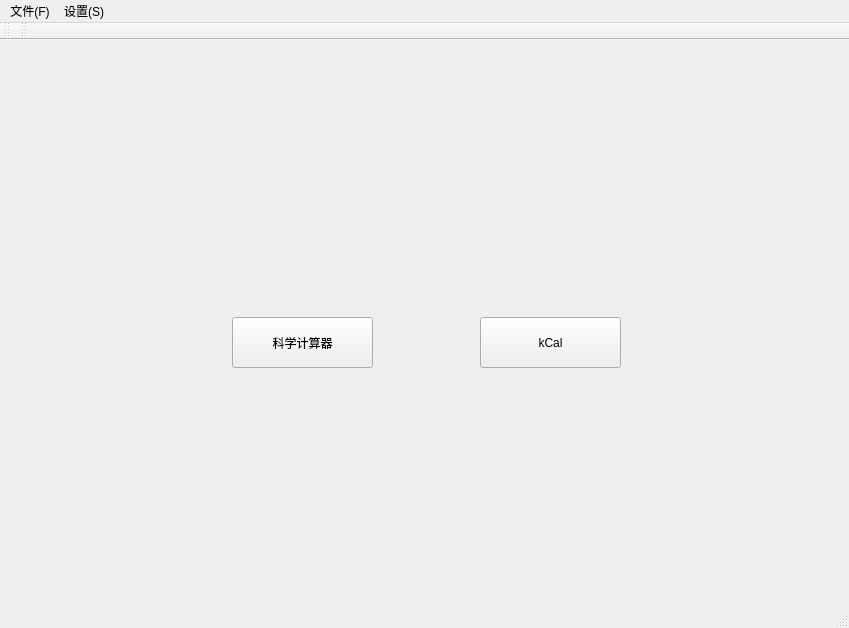
<?xml version="1.0" encoding="UTF-8"?>
<ui version="4.0">
 <class>MainWindow</class>
 <widget class="QMainWindow" name="MainWindow">
  <property name="geometry">
   <rect>
    <x>0</x>
    <y>0</y>
    <width>849</width>
    <height>628</height>
   </rect>
  </property>
  <property name="minimumSize">
   <size>
    <width>0</width>
    <height>0</height>
   </size>
  </property>
  <property name="font">
   <font>
    <weight>50</weight>
    <bold>false</bold>
   </font>
  </property>
  <property name="windowTitle">
   <string>kCal</string>
  </property>
  <property name="layoutDirection">
   <enum>Qt::LeftToRight</enum>
  </property>
  <property name="autoFillBackground">
   <bool>false</bool>
  </property>
  <property name="styleSheet">
   <string notr="true"/>
  </property>
  <widget class="QWidget" name="centralWidget">
   <widget class="QStackedWidget" name="stackedWidget">
    <property name="geometry">
     <rect>
      <x>10</x>
      <y>0</y>
      <width>851</width>
      <height>591</height>
     </rect>
    </property>
    <property name="currentIndex">
     <number>0</number>
    </property>
    <widget class="QWidget" name="page1">
     <widget class="QPushButton" name="kexue_Cal">
      <property name="geometry">
       <rect>
        <x>222</x>
        <y>277</y>
        <width>141</width>
        <height>51</height>
       </rect>
      </property>
      <property name="text">
       <string>科学计算器</string>
      </property>
     </widget>
     <widget class="QPushButton" name="king_Cal">
      <property name="geometry">
       <rect>
        <x>470</x>
        <y>277</y>
        <width>141</width>
        <height>51</height>
       </rect>
      </property>
      <property name="cursor">
       <cursorShape>WhatsThisCursor</cursorShape>
      </property>
      <property name="text">
       <string>kCal</string>
      </property>
     </widget>
    </widget>
    <widget class="QWidget" name="page_3">
     <widget class="QPushButton" name="pushButton_kCal_return">
      <property name="geometry">
       <rect>
        <x>0</x>
        <y>0</y>
        <width>93</width>
        <height>28</height>
       </rect>
      </property>
      <property name="text">
       <string>返回</string>
      </property>
     </widget>
    </widget>
    <widget class="QWidget" name="page_2">
     <widget class="QGroupBox" name="groupBox1">
      <property name="geometry">
       <rect>
        <x>-10</x>
        <y>-20</y>
        <width>851</width>
        <height>611</height>
       </rect>
      </property>
      <property name="title">
       <string>GroupBox1</string>
      </property>
      <widget class="QLabel" name="label_show_exp">
       <property name="geometry">
        <rect>
         <x>280</x>
         <y>120</y>
         <width>321</width>
         <height>41</height>
        </rect>
       </property>
       <property name="text">
        <string>0</string>
       </property>
      </widget>
      <widget class="QLabel" name="label">
       <property name="geometry">
        <rect>
         <x>220</x>
         <y>130</y>
         <width>72</width>
         <height>21</height>
        </rect>
       </property>
       <property name="font">
        <font>
         <family>Adobe Arabic</family>
         <pointsize>12</pointsize>
        </font>
       </property>
       <property name="text">
        <string>输入:</string>
       </property>
      </widget>
      <widget class="QLabel" name="label_2">
       <property name="geometry">
        <rect>
         <x>220</x>
         <y>180</y>
         <width>72</width>
         <height>21</height>
        </rect>
       </property>
       <property name="font">
        <font>
         <family>Adobe Arabic</family>
         <pointsize>12</pointsize>
        </font>
       </property>
       <property name="text">
        <string>输出:</string>
       </property>
      </widget>
      <widget class="QLineEdit" name="lineEdit_output">
       <property name="geometry">
        <rect>
         <x>280</x>
         <y>170</y>
         <width>321</width>
         <height>41</height>
        </rect>
       </property>
       <property name="font">
        <font>
         <pointsize>12</pointsize>
        </font>
       </property>
       <property name="text">
        <string>0</string>
       </property>
      </widget>
      <widget class="QPushButton" name="pushButton_ce">
       <property name="geometry">
        <rect>
         <x>220</x>
         <y>220</y>
         <width>41</width>
         <height>41</height>
        </rect>
       </property>
       <property name="toolTip">
        <string>&lt;html&gt;&lt;head/&gt;&lt;body&gt;&lt;p&gt;删除所有输入（）&lt;br/&gt;&lt;/p&gt;&lt;/body&gt;&lt;/html&gt;</string>
       </property>
       <property name="text">
        <string>ce</string>
       </property>
      </widget>
      <widget class="QPushButton" name="pushButton_c">
       <property name="geometry">
        <rect>
         <x>270</x>
         <y>220</y>
         <width>41</width>
         <height>41</height>
        </rect>
       </property>
       <property name="toolTip">
        <string>&lt;html&gt;&lt;head/&gt;&lt;body&gt;&lt;p&gt;&lt;br/&gt;&lt;/p&gt;&lt;/body&gt;&lt;/html&gt;</string>
       </property>
       <property name="styleSheet">
        <string notr="true"/>
       </property>
       <property name="text">
        <string>del</string>
       </property>
      </widget>
      <widget class="QPushButton" name="pushButton_cleft">
       <property name="geometry">
        <rect>
         <x>320</x>
         <y>220</y>
         <width>41</width>
         <height>41</height>
        </rect>
       </property>
       <property name="toolTip">
        <string>&lt;html&gt;&lt;head/&gt;&lt;body&gt;&lt;p&gt;&lt;br/&gt;&lt;/p&gt;&lt;/body&gt;&lt;/html&gt;</string>
       </property>
       <property name="text">
        <string>(</string>
       </property>
      </widget>
      <widget class="QPushButton" name="pushButton_cright">
       <property name="geometry">
        <rect>
         <x>370</x>
         <y>220</y>
         <width>41</width>
         <height>41</height>
        </rect>
       </property>
       <property name="toolTip">
        <string>&lt;html&gt;&lt;head/&gt;&lt;body&gt;&lt;p&gt;&lt;br/&gt;&lt;/p&gt;&lt;/body&gt;&lt;/html&gt;</string>
       </property>
       <property name="text">
        <string>)</string>
       </property>
      </widget>
      <widget class="QPushButton" name="pushButton_m_add">
       <property name="geometry">
        <rect>
         <x>420</x>
         <y>220</y>
         <width>41</width>
         <height>41</height>
        </rect>
       </property>
       <property name="toolTip">
        <string>&lt;html&gt;&lt;head/&gt;&lt;body&gt;&lt;p&gt;&lt;br/&gt;&lt;/p&gt;&lt;/body&gt;&lt;/html&gt;</string>
       </property>
       <property name="text">
        <string>M+</string>
       </property>
      </widget>
      <widget class="QPushButton" name="pushButton_m">
       <property name="geometry">
        <rect>
         <x>470</x>
         <y>220</y>
         <width>41</width>
         <height>41</height>
        </rect>
       </property>
       <property name="text">
        <string>M</string>
       </property>
      </widget>
      <widget class="QPushButton" name="button_m_inc">
       <property name="geometry">
        <rect>
         <x>520</x>
         <y>220</y>
         <width>41</width>
         <height>41</height>
        </rect>
       </property>
       <property name="text">
        <string>M-</string>
       </property>
      </widget>
      <widget class="QPushButton" name="pushButton_add">
       <property name="geometry">
        <rect>
         <x>570</x>
         <y>220</y>
         <width>41</width>
         <height>41</height>
        </rect>
       </property>
       <property name="toolTip">
        <string>&lt;html&gt;&lt;head/&gt;&lt;body&gt;&lt;p&gt;&lt;br/&gt;&lt;/p&gt;&lt;/body&gt;&lt;/html&gt;</string>
       </property>
       <property name="text">
        <string>+</string>
       </property>
      </widget>
      <widget class="QPushButton" name="button_sin">
       <property name="geometry">
        <rect>
         <x>220</x>
         <y>270</y>
         <width>41</width>
         <height>41</height>
        </rect>
       </property>
       <property name="font">
        <font>
         <italic>true</italic>
        </font>
       </property>
       <property name="text">
        <string>sin</string>
       </property>
      </widget>
      <widget class="QPushButton" name="button_sinh">
       <property name="geometry">
        <rect>
         <x>270</x>
         <y>270</y>
         <width>41</width>
         <height>41</height>
        </rect>
       </property>
       <property name="font">
        <font>
         <italic>true</italic>
        </font>
       </property>
       <property name="text">
        <string>sinh</string>
       </property>
      </widget>
      <widget class="QPushButton" name="button_square">
       <property name="geometry">
        <rect>
         <x>320</x>
         <y>270</y>
         <width>41</width>
         <height>41</height>
        </rect>
       </property>
       <property name="font">
        <font>
         <italic>true</italic>
        </font>
       </property>
       <property name="text">
        <string>x²</string>
       </property>
      </widget>
      <widget class="QPushButton" name="button_root2">
       <property name="geometry">
        <rect>
         <x>370</x>
         <y>270</y>
         <width>41</width>
         <height>41</height>
        </rect>
       </property>
       <property name="font">
        <font>
         <italic>true</italic>
        </font>
       </property>
       <property name="text">
        <string>x^1/2</string>
       </property>
      </widget>
      <widget class="QPushButton" name="pushButton_1">
       <property name="geometry">
        <rect>
         <x>420</x>
         <y>270</y>
         <width>41</width>
         <height>41</height>
        </rect>
       </property>
       <property name="toolTip">
        <string>&lt;html&gt;&lt;head/&gt;&lt;body&gt;&lt;p&gt;&lt;br/&gt;&lt;/p&gt;&lt;/body&gt;&lt;/html&gt;</string>
       </property>
       <property name="text">
        <string>1</string>
       </property>
      </widget>
      <widget class="QPushButton" name="pushButton_2">
       <property name="geometry">
        <rect>
         <x>470</x>
         <y>270</y>
         <width>41</width>
         <height>41</height>
        </rect>
       </property>
       <property name="toolTip">
        <string>&lt;html&gt;&lt;head/&gt;&lt;body&gt;&lt;p&gt;&lt;br/&gt;&lt;/p&gt;&lt;/body&gt;&lt;/html&gt;</string>
       </property>
       <property name="text">
        <string>2</string>
       </property>
      </widget>
      <widget class="QPushButton" name="pushButton_3">
       <property name="geometry">
        <rect>
         <x>520</x>
         <y>270</y>
         <width>41</width>
         <height>41</height>
        </rect>
       </property>
       <property name="toolTip">
        <string>&lt;html&gt;&lt;head/&gt;&lt;body&gt;&lt;p&gt;&lt;br/&gt;&lt;/p&gt;&lt;/body&gt;&lt;/html&gt;</string>
       </property>
       <property name="text">
        <string>3</string>
       </property>
      </widget>
      <widget class="QPushButton" name="pushButton_inc">
       <property name="geometry">
        <rect>
         <x>570</x>
         <y>270</y>
         <width>41</width>
         <height>41</height>
        </rect>
       </property>
       <property name="toolTip">
        <string>&lt;html&gt;&lt;head/&gt;&lt;body&gt;&lt;p&gt;&lt;br/&gt;&lt;/p&gt;&lt;/body&gt;&lt;/html&gt;</string>
       </property>
       <property name="text">
        <string>-</string>
       </property>
      </widget>
      <widget class="QPushButton" name="pushButton_mul">
       <property name="geometry">
        <rect>
         <x>570</x>
         <y>320</y>
         <width>41</width>
         <height>41</height>
        </rect>
       </property>
       <property name="toolTip">
        <string>&lt;html&gt;&lt;head/&gt;&lt;body&gt;&lt;p&gt;&lt;br/&gt;&lt;/p&gt;&lt;/body&gt;&lt;/html&gt;</string>
       </property>
       <property name="text">
        <string>×</string>
       </property>
      </widget>
      <widget class="QPushButton" name="pushButton_6">
       <property name="geometry">
        <rect>
         <x>520</x>
         <y>320</y>
         <width>41</width>
         <height>41</height>
        </rect>
       </property>
       <property name="toolTip">
        <string>&lt;html&gt;&lt;head/&gt;&lt;body&gt;&lt;p&gt;&lt;br/&gt;&lt;/p&gt;&lt;/body&gt;&lt;/html&gt;</string>
       </property>
       <property name="text">
        <string>6</string>
       </property>
      </widget>
      <widget class="QPushButton" name="pushButton_5">
       <property name="geometry">
        <rect>
         <x>470</x>
         <y>320</y>
         <width>41</width>
         <height>41</height>
        </rect>
       </property>
       <property name="toolTip">
        <string>&lt;html&gt;&lt;head/&gt;&lt;body&gt;&lt;p&gt;&lt;br/&gt;&lt;/p&gt;&lt;/body&gt;&lt;/html&gt;</string>
       </property>
       <property name="text">
        <string>5</string>
       </property>
      </widget>
      <widget class="QPushButton" name="pushButton_4">
       <property name="geometry">
        <rect>
         <x>420</x>
         <y>320</y>
         <width>41</width>
         <height>41</height>
        </rect>
       </property>
       <property name="toolTip">
        <string>&lt;html&gt;&lt;head/&gt;&lt;body&gt;&lt;p&gt;&lt;br/&gt;&lt;/p&gt;&lt;/body&gt;&lt;/html&gt;</string>
       </property>
       <property name="text">
        <string>4</string>
       </property>
      </widget>
      <widget class="QPushButton" name="button_root3">
       <property name="geometry">
        <rect>
         <x>370</x>
         <y>320</y>
         <width>41</width>
         <height>41</height>
        </rect>
       </property>
       <property name="font">
        <font>
         <italic>true</italic>
        </font>
       </property>
       <property name="text">
        <string>x^1/3</string>
       </property>
      </widget>
      <widget class="QPushButton" name="button_cube">
       <property name="geometry">
        <rect>
         <x>320</x>
         <y>320</y>
         <width>41</width>
         <height>41</height>
        </rect>
       </property>
       <property name="font">
        <font>
         <italic>true</italic>
        </font>
       </property>
       <property name="text">
        <string>x³</string>
       </property>
      </widget>
      <widget class="QPushButton" name="button_cosh">
       <property name="geometry">
        <rect>
         <x>270</x>
         <y>320</y>
         <width>41</width>
         <height>41</height>
        </rect>
       </property>
       <property name="font">
        <font>
         <italic>true</italic>
        </font>
       </property>
       <property name="text">
        <string>cosh</string>
       </property>
      </widget>
      <widget class="QPushButton" name="button_cos">
       <property name="geometry">
        <rect>
         <x>220</x>
         <y>320</y>
         <width>41</width>
         <height>41</height>
        </rect>
       </property>
       <property name="font">
        <font>
         <italic>true</italic>
        </font>
       </property>
       <property name="text">
        <string>cos</string>
       </property>
      </widget>
      <widget class="QPushButton" name="button_tan">
       <property name="geometry">
        <rect>
         <x>220</x>
         <y>370</y>
         <width>41</width>
         <height>41</height>
        </rect>
       </property>
       <property name="font">
        <font>
         <italic>true</italic>
        </font>
       </property>
       <property name="text">
        <string>tan</string>
       </property>
      </widget>
      <widget class="QPushButton" name="button_tanh">
       <property name="geometry">
        <rect>
         <x>270</x>
         <y>370</y>
         <width>41</width>
         <height>41</height>
        </rect>
       </property>
       <property name="font">
        <font>
         <italic>true</italic>
        </font>
       </property>
       <property name="text">
        <string>tanh</string>
       </property>
      </widget>
      <widget class="QPushButton" name="button_power">
       <property name="geometry">
        <rect>
         <x>320</x>
         <y>370</y>
         <width>41</width>
         <height>41</height>
        </rect>
       </property>
       <property name="font">
        <font>
         <italic>true</italic>
        </font>
       </property>
       <property name="text">
        <string>x^y</string>
       </property>
      </widget>
      <widget class="QPushButton" name="button_log">
       <property name="geometry">
        <rect>
         <x>370</x>
         <y>370</y>
         <width>41</width>
         <height>41</height>
        </rect>
       </property>
       <property name="font">
        <font>
         <italic>true</italic>
        </font>
       </property>
       <property name="text">
        <string>log</string>
       </property>
      </widget>
      <widget class="QPushButton" name="pushButton_7">
       <property name="geometry">
        <rect>
         <x>420</x>
         <y>370</y>
         <width>41</width>
         <height>41</height>
        </rect>
       </property>
       <property name="toolTip">
        <string>&lt;html&gt;&lt;head/&gt;&lt;body&gt;&lt;p&gt;&lt;br/&gt;&lt;/p&gt;&lt;/body&gt;&lt;/html&gt;</string>
       </property>
       <property name="text">
        <string>7</string>
       </property>
      </widget>
      <widget class="QPushButton" name="pushButton_8">
       <property name="geometry">
        <rect>
         <x>470</x>
         <y>370</y>
         <width>41</width>
         <height>41</height>
        </rect>
       </property>
       <property name="toolTip">
        <string>&lt;html&gt;&lt;head/&gt;&lt;body&gt;&lt;p&gt;&lt;br/&gt;&lt;/p&gt;&lt;/body&gt;&lt;/html&gt;</string>
       </property>
       <property name="text">
        <string>8</string>
       </property>
      </widget>
      <widget class="QPushButton" name="pushButton_9">
       <property name="geometry">
        <rect>
         <x>520</x>
         <y>370</y>
         <width>41</width>
         <height>41</height>
        </rect>
       </property>
       <property name="toolTip">
        <string>&lt;html&gt;&lt;head/&gt;&lt;body&gt;&lt;p&gt;&lt;br/&gt;&lt;/p&gt;&lt;/body&gt;&lt;/html&gt;</string>
       </property>
       <property name="text">
        <string>9</string>
       </property>
      </widget>
      <widget class="QPushButton" name="pushButton_div">
       <property name="geometry">
        <rect>
         <x>570</x>
         <y>370</y>
         <width>41</width>
         <height>41</height>
        </rect>
       </property>
       <property name="toolTip">
        <string>&lt;html&gt;&lt;head/&gt;&lt;body&gt;&lt;p&gt;&lt;br/&gt;&lt;/p&gt;&lt;/body&gt;&lt;/html&gt;</string>
       </property>
       <property name="text">
        <string>÷</string>
       </property>
      </widget>
      <widget class="QPushButton" name="button_cot">
       <property name="geometry">
        <rect>
         <x>220</x>
         <y>420</y>
         <width>41</width>
         <height>41</height>
        </rect>
       </property>
       <property name="font">
        <font>
         <italic>true</italic>
        </font>
       </property>
       <property name="text">
        <string>cot</string>
       </property>
      </widget>
      <widget class="QPushButton" name="button_pi">
       <property name="geometry">
        <rect>
         <x>270</x>
         <y>420</y>
         <width>41</width>
         <height>41</height>
        </rect>
       </property>
       <property name="font">
        <font>
         <italic>true</italic>
        </font>
       </property>
       <property name="text">
        <string>π</string>
       </property>
      </widget>
      <widget class="QPushButton" name="button_exp">
       <property name="geometry">
        <rect>
         <x>320</x>
         <y>420</y>
         <width>41</width>
         <height>41</height>
        </rect>
       </property>
       <property name="font">
        <font>
         <italic>true</italic>
        </font>
       </property>
       <property name="text">
        <string>e</string>
       </property>
      </widget>
      <widget class="QPushButton" name="button_ln">
       <property name="geometry">
        <rect>
         <x>370</x>
         <y>420</y>
         <width>41</width>
         <height>41</height>
        </rect>
       </property>
       <property name="font">
        <font>
         <italic>true</italic>
        </font>
       </property>
       <property name="text">
        <string>ln</string>
       </property>
      </widget>
      <widget class="QPushButton" name="pushButton_sign">
       <property name="geometry">
        <rect>
         <x>420</x>
         <y>420</y>
         <width>41</width>
         <height>41</height>
        </rect>
       </property>
       <property name="toolTip">
        <string>&lt;html&gt;&lt;head/&gt;&lt;body&gt;&lt;p&gt;&lt;br/&gt;&lt;/p&gt;&lt;/body&gt;&lt;/html&gt;</string>
       </property>
       <property name="text">
        <string>±</string>
       </property>
      </widget>
      <widget class="QPushButton" name="pushButton_0">
       <property name="geometry">
        <rect>
         <x>470</x>
         <y>420</y>
         <width>41</width>
         <height>41</height>
        </rect>
       </property>
       <property name="toolTip">
        <string>&lt;html&gt;&lt;head/&gt;&lt;body&gt;&lt;p&gt;&lt;br/&gt;&lt;/p&gt;&lt;/body&gt;&lt;/html&gt;</string>
       </property>
       <property name="text">
        <string>0</string>
       </property>
      </widget>
      <widget class="QPushButton" name="pushButton_point">
       <property name="geometry">
        <rect>
         <x>520</x>
         <y>420</y>
         <width>41</width>
         <height>41</height>
        </rect>
       </property>
       <property name="toolTip">
        <string>&lt;html&gt;&lt;head/&gt;&lt;body&gt;&lt;p&gt;&lt;br/&gt;&lt;/p&gt;&lt;/body&gt;&lt;/html&gt;</string>
       </property>
       <property name="text">
        <string>.</string>
       </property>
      </widget>
      <widget class="QPushButton" name="pushbutton_equal">
       <property name="geometry">
        <rect>
         <x>570</x>
         <y>420</y>
         <width>41</width>
         <height>41</height>
        </rect>
       </property>
       <property name="text">
        <string>=</string>
       </property>
      </widget>
      <widget class="QLabel" name="label_Power">
       <property name="geometry">
        <rect>
         <x>610</x>
         <y>190</y>
         <width>41</width>
         <height>31</height>
        </rect>
       </property>
       <property name="toolTip">
        <string>&lt;html&gt;&lt;head/&gt;&lt;body&gt;&lt;p&gt;p&lt;/p&gt;&lt;/body&gt;&lt;/html&gt;</string>
       </property>
       <property name="styleSheet">
        <string notr="true"/>
       </property>
       <property name="text">
        <string/>
       </property>
      </widget>
      <widget class="QLabel" name="label_M">
       <property name="geometry">
        <rect>
         <x>610</x>
         <y>160</y>
         <width>41</width>
         <height>31</height>
        </rect>
       </property>
       <property name="text">
        <string/>
       </property>
      </widget>
      <widget class="QPushButton" name="pushButton">
       <property name="geometry">
        <rect>
         <x>750</x>
         <y>20</y>
         <width>93</width>
         <height>28</height>
        </rect>
       </property>
       <property name="text">
        <string>help</string>
       </property>
      </widget>
      <widget class="QPushButton" name="pushButton_kexue_return">
       <property name="geometry">
        <rect>
         <x>10</x>
         <y>20</y>
         <width>93</width>
         <height>28</height>
        </rect>
       </property>
       <property name="text">
        <string>返回</string>
       </property>
      </widget>
     </widget>
    </widget>
   </widget>
  </widget>
  <widget class="QMenuBar" name="menuBar">
   <property name="geometry">
    <rect>
     <x>0</x>
     <y>0</y>
     <width>849</width>
     <height>26</height>
    </rect>
   </property>
   <widget class="QMenu" name="menu">
    <property name="title">
     <string>文件(F)</string>
    </property>
    <addaction name="import_statics"/>
    <addaction name="export_statics"/>
    <addaction name="separator"/>
    <addaction name="file_quit"/>
   </widget>
   <widget class="QMenu" name="menu_2">
    <property name="title">
     <string>设置(S)</string>
    </property>
    <widget class="QMenu" name="theme_change">
     <property name="title">
      <string>主题(T)</string>
     </property>
     <addaction name="theme_black_white"/>
     <addaction name="theme_blue"/>
    </widget>
    <widget class="QMenu" name="menu_3">
     <property name="title">
      <string>背景图片(B)</string>
     </property>
     <addaction name="background_heros"/>
     <addaction name="background_graph"/>
    </widget>
    <addaction name="theme_change"/>
    <addaction name="menu_3"/>
   </widget>
   <addaction name="menu"/>
   <addaction name="menu_2"/>
  </widget>
  <widget class="QToolBar" name="mainToolBar">
   <attribute name="toolBarArea">
    <enum>TopToolBarArea</enum>
   </attribute>
   <attribute name="toolBarBreak">
    <bool>false</bool>
   </attribute>
  </widget>
  <widget class="QToolBar" name="toolBar">
   <property name="windowTitle">
    <string>toolBar</string>
   </property>
   <attribute name="toolBarArea">
    <enum>TopToolBarArea</enum>
   </attribute>
   <attribute name="toolBarBreak">
    <bool>false</bool>
   </attribute>
  </widget>
  <widget class="QStatusBar" name="statusBar"/>
  <action name="import_statics">
   <property name="checked">
    <bool>false</bool>
   </property>
   <property name="text">
    <string>导入(I)</string>
   </property>
   <property name="shortcut">
    <string>I</string>
   </property>
  </action>
  <action name="export_statics">
   <property name="text">
    <string>导出(O)</string>
   </property>
   <property name="shortcut">
    <string>O</string>
   </property>
  </action>
  <action name="theme_black_white">
   <property name="text">
    <string>黑白(W)</string>
   </property>
   <property name="shortcut">
    <string>W</string>
   </property>
  </action>
  <action name="theme_blue">
   <property name="text">
    <string>蔚蓝(B)</string>
   </property>
   <property name="shortcut">
    <string>B</string>
   </property>
  </action>
  <action name="background_heros">
   <property name="text">
    <string>英雄海报(H)</string>
   </property>
   <property name="shortcut">
    <string>H</string>
   </property>
  </action>
  <action name="background_graph">
   <property name="text">
    <string>自定义...(I)</string>
   </property>
   <property name="shortcut">
    <string>I</string>
   </property>
  </action>
  <action name="file_quit">
   <property name="text">
    <string>退出(Q)</string>
   </property>
   <property name="shortcut">
    <string>Q</string>
   </property>
  </action>
  <action name="help_H">
   <property name="text">
    <string>帮助(H)</string>
   </property>
   <property name="shortcut">
    <string>H</string>
   </property>
  </action>
 </widget>
 <layoutdefault spacing="6" margin="11"/>
 <resources/>
 <connections/>
</ui>
